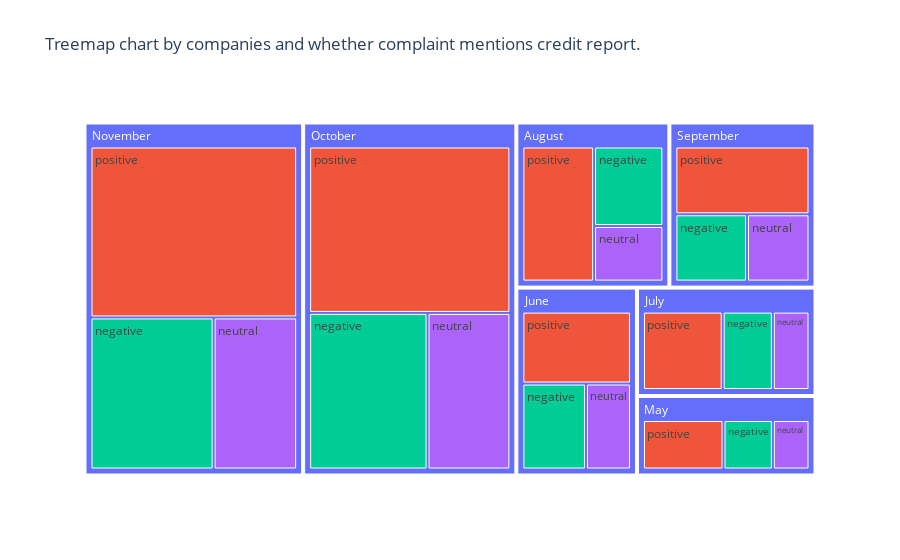

Here is the notebook cell this chart was saved with:
### Code cell
# By Month
month_dict = {
    1: 'January',
    2: 'February',
    3: 'March',
    4: 'April',
    5: 'May',
    6: 'June',
    7: 'July',
    8: 'August',
    9: 'September',
    10: 'October',
    11: 'November',
    12: 'December'
}

df['month'] = df['month'].map(month_dict)

fig = px.treemap(df, title='Treemap chart by companies and whether complaint mentions credit report.',
                 path=['month', 'Predicted_Sentiment'], color="Predicted_Sentiment", color_continuous_scale=px.colors.sequential.Sunsetdark)
fig.show()

### Figure 1 — Plotly figure (JSON) as saved in the notebook; plotly's stock layout.template omitted (floating-point values rounded to 4 significant figures)
{"data": [{"branchvalues": "total", "customdata": [["(?)"], ["positive"], ["negative"], ["negative"], ["neutral"], ["negative"], ["neutral"], ["neutral"], ["neutral"], ["negative"], ["positive"], ["(?)"], ["(?)"], ["(?)"], ["(?)"], ["positive"], ["positive"], ["positive"], ["neutral"], ["positive"], ["(?)"], ["neutral"], ["neutral"], ["negative"], ["negative"], ["negative"], ["positive"], ["(?)"]], "domain": {"x": [0, 1], "y": [0, 1]}, "hovertemplate": "labels=%{label}<br>count=%{value}<br>parent=%{parent}<br>id=%{id}<br>Predicted_Sentiment=%{customdata[0]}<extra></extra>", "ids": ["November", "July/positive", "May/negative", "October/negative", "August/neutral", "August/negative", "October/neutral", "May/neutral", "July/neutral", "June/negative", "May/positive", "July", "June", "August", "May", "September/positive", "October/positive", "November/positive", "September/neutral", "August/positive", "October", "November/neutral", "June/neutral", "September/negative", "November/negative", "July/negative", "June/positive", "September"], "labels": ["November", "positive", "negative", "negative", "neutral", "negative", "neutral", "neutral", "neutral", "negative", "positive", "July", "June", "August", "May", "positive", "positive", "positive", "neutral", "positive", "October", "neutral", "neutral", "negative", "negative", "negative", "positive", "September"], "marker": {"colors": ["#636efa", "#EF553B", "#00cc96", "#00cc96", "#ab63fa", "#00cc96", "#ab63fa", "#ab63fa", "#ab63fa", "#00cc96", "#EF553B", "#636efa", "#636efa", "#636efa", "#636efa", "#EF553B", "#EF553B", "#EF553B", "#ab63fa", "#EF553B", "#636efa", "#ab63fa", "#ab63fa", "#00cc96", "#00cc96", "#00cc96", "#EF553B", "#636efa"]}, "name": "", "parents": ["", "July", "May", "October", "August", "August", "October", "May", "July", "June", "May", "", "", "", "", "September", "October", "November", "September", "August", "", "November", "June", "September", "November", "July", "June", ""], "type": "treemap", "values": [2991, 359, 163, 832, 198, 283, 582, 121, 165, 280, 266, 750, 878, 979, 550, 469, 1503, 1583, 217, 498, 2917, 569, 198, 249, 839, 226, 400, 935]}], "layout": {"legend": {"tracegroupgap": 0}, "title": {"text": "Treemap chart by companies and whether complaint mentions credit report."}}}
